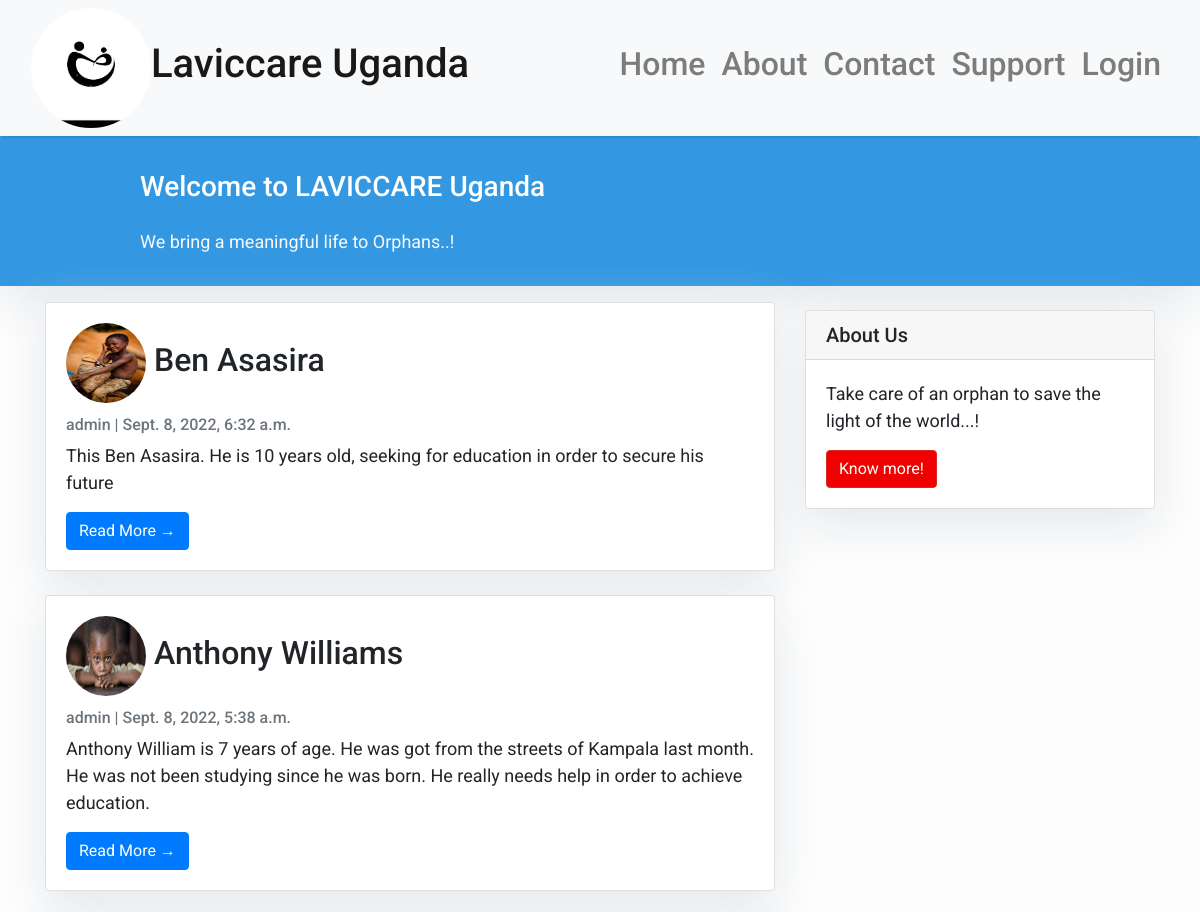
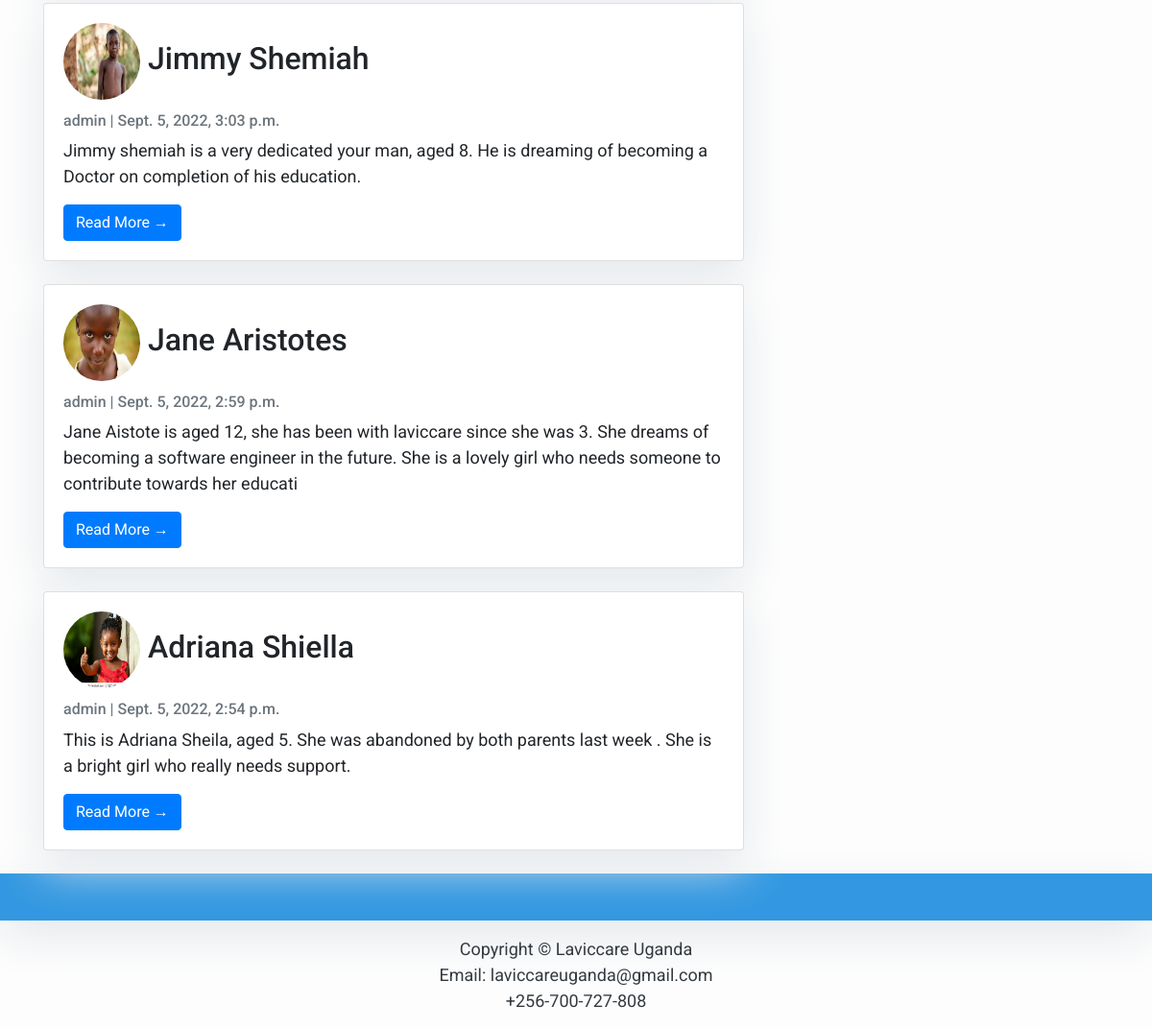
Before: / with the older database file (2 pictures, top to bottom).
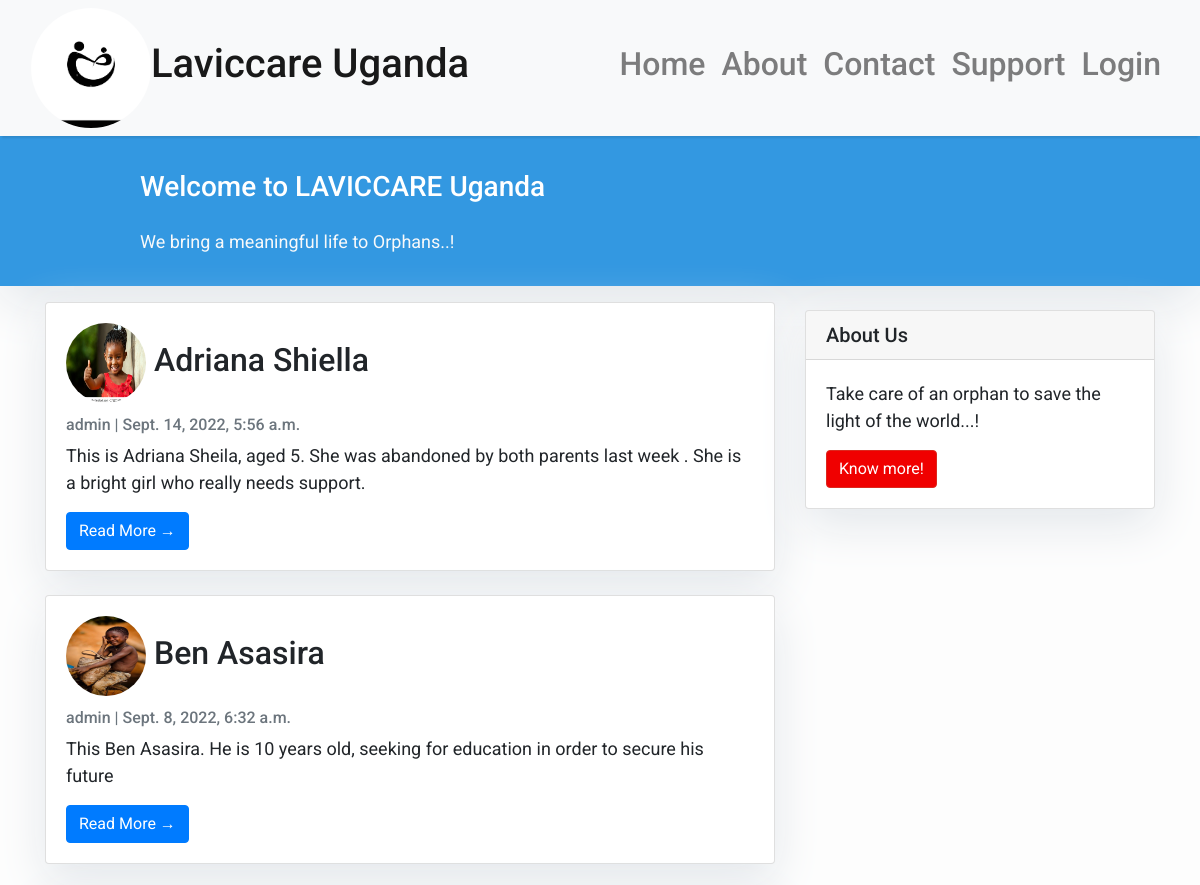
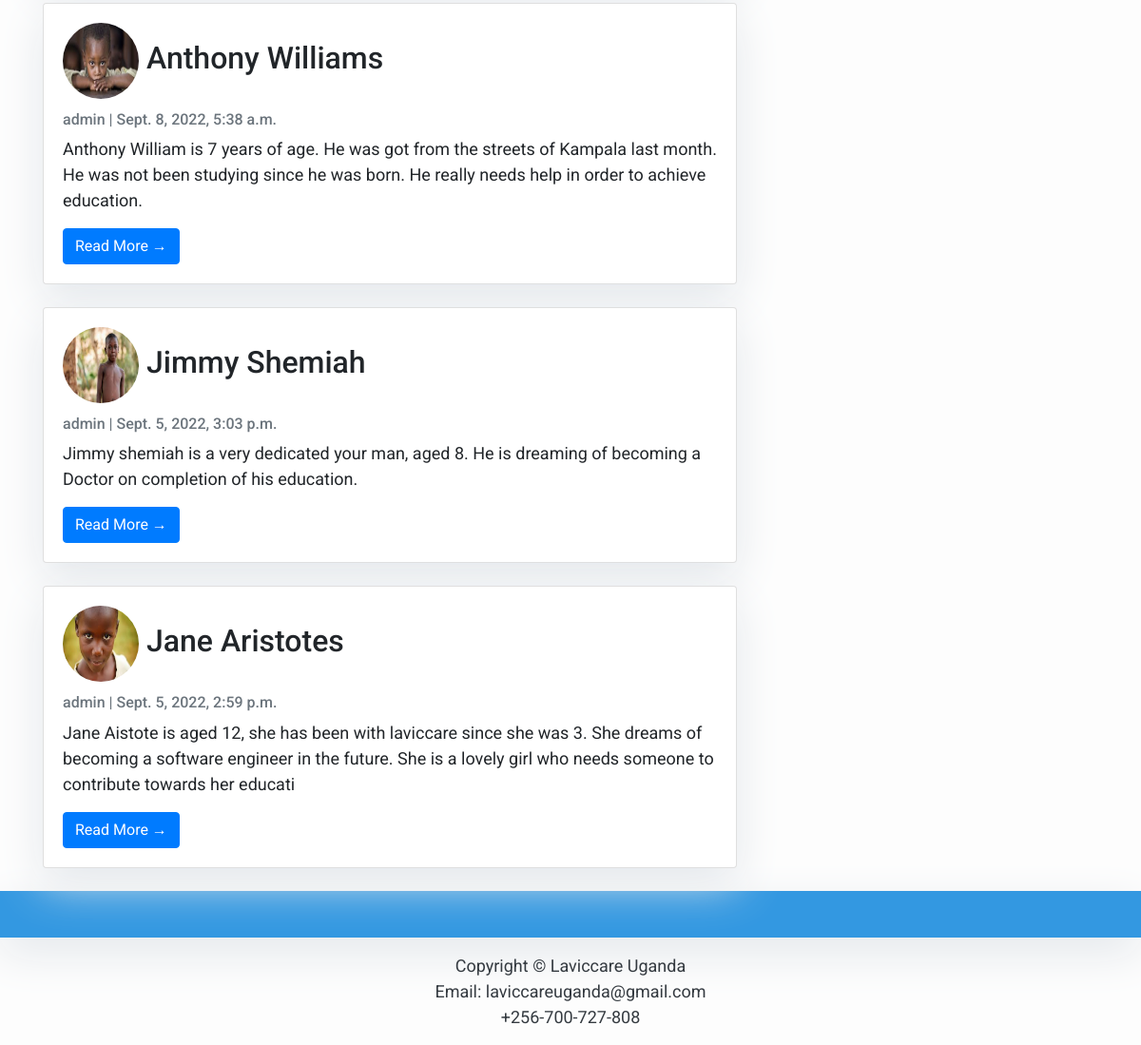
After: the same page with the newer database file (2 pictures, top to bottom).
### blogs/models.py (models this page shows, shortened)
class Post(models.Model):
    title = models.CharField(max_length=200, unique=True)
    slug = models.SlugField(max_length=200, unique=True)
    author = models.ForeignKey(User, on_delete= models.CASCADE, related_name='blog_posts')
    updated_on = models.DateTimeField(auto_now=True)
    content = models.TextField()
    created_on = models.DateTimeField(auto_now=True)
    status = models.IntegerField(choices=STATUS, default=0)
    image_title = models.TextField()
    cover = models.ImageField(upload_to='images/')
    class Meta:
        ordering = ['-created_on']

### blogs/views.py (the view)
# urls.py: path('',views.PostList.as_view(),name='home'),
class PostList(generic.ListView):
    queryset = Post.objects.filter(status=1).order_by('-created_on')
    template_name = 'index.html'

### templates/index.html (shortened to what this page needs)
{% extends "base.html" %}
{% block content %}
<header class="masthead">
    <div class="container">
        <div class="row">
            <div class=" col-md-8 col-md-10 mx-auto">
                <div class="site-heading">
                    <h3 class=" site-heading my-4 mt-3 text-white"> Welcome to LAVICCARE Uganda </h3>
                    <p class="text-light">We bring a meaningful life to Orphans..! &nbsp
                    </p>
                </div>
            </div>
        </div>
    </div>
</header>
<div class="container">
    <div class="row">
        <div class="col-md-8 mt-3 left">
            {% for post in post_list %}
            <div class="card mb-4">
                <div class="card-body">
                    <h2 class="card-title"><img class="rounded-circle" width="80" height="80" src="{{post.cover.url}}"> {{ post.title }}</h2>
                    <p class="card-text text-muted h6">{{ post.author }} | {{ post.created_on}} </p>
                    <p class="card-text">{{post.content|slice:":200" }}</p>
                    <a href="{% url 'post_detail' post.slug  %}" class="btn btn-primary">Read More &rarr;</a>
                </div>
            </div>
            {% endfor %}
        </div>
        {% block sidebar %} {% include 'sidebar.html' %} {% endblock sidebar %}
    </div>
</div>
{%endblock%}

### templates/base.html (shortened to what this page needs)
<!DOCTYPE html>
<html>
    <head>
        <link rel="stylesheet" href="https://maxcdn.bootstrapcdn.com/bootstrap/4.0.0/css/bootstrap.min.css"
 />
    </head>
    <body>
        <nav class="navbar navbar-expand-lg navbar-light bg-light shadow" id="mainNav">
            <div class="container-fluid">
                {% load static %}
                <img src="{% static 'logo.jpeg'  %}" class="rounded-circle" width="120" height="120">
                <a class="navbar-brand" href="{% url 'home' %}"><h1>Laviccare Uganda</h1></a>
                <div class="collapse navbar-collapse" id="navbarResponsive">
                    <ul class="navbar-nav ml-auto">
                        <li class="nav-item text-black">
                            <a class="nav-link text-black font-weight-bold" href="{% url 'home' %}"><h2>Home</h2></a>
                        </li>
                        <li class="nav-item text-black">
                            <a class="nav-link text-black font-weight-bold" href="{% url 'about' %}"><h2>About</h2></a>
                        </li>
                        <li class="nav-item text-black">
                            <a class="nav-link text-black font-weight-bold" href="{% url 'contact'%}"><h2>Contact</h2></a>
                        </li>
                        <li class="nav-item text-black">
                            <a class="nav-link text-black font-weight-bold" href="{% url 'donate'%}"><h2>Support</h2></a>
                        </li>
                        <li class="nav-item text-black">
                            <a class="nav-link text-black font-weight-bold" href="http://127.0.0.1:8000/admin"><h2>Login</h2></a>
                        </li>
                    </ul>
                </div>
            </div>
        </nav>
        {% block content %}{% endblock content %}
        <header class="masthead">
            <div class="container">
                <div class="row">
                    <div class=" col-md-8 col-md-10 mx-auto">
                    </div>
                </div>
            </div>
        </header>
        <footer class="py-3 bg-grey">
            <p class="m-0 text-dark text-center ">Copyright &copy; Laviccare Uganda</p>
            <p class="m-0 text-dark text-center ">Email: laviccareuganda@gmail.com</p>
            <p class="m-0 text-dark text-center ">+256-700-727-808</p>
        </footer>
    </body>
</html>

### templates/sidebar.html (shortened to what this page needs)
{% block sidebar %}
<div class="col-md-4 float-right ">
<div class="card my-4">
        <h5 class="card-header">About Us</h5>
    <div class="card-body">
        <p class="card-text"> Take care of an orphan to save the light of the world...!</p>
        <a href="{% url 'about' %}"
           class="btn btn-danger">Know more!</a>
    </div>
</div>
</div>
{% endblock sidebar %}

### templates/base.html (style rules this page uses)
body { font-family: "Roboto", sans-serif; font-size: 17px; background-color: #fdfdfd; }
.shadow { box-shadow: 0 4px 2px -2px rgba(0, 0, 0, 0.1); }
.btn-danger { color: #fff; background-color: #f00000; border-color: #dc281e; }
.masthead { background: #3398E1; height: auto; padding-bottom: 15px; box-shadow: 0 16px 48px #E3E7EB; padding-top: 10px; }

### templates/index.html (style rules this page uses)
body { font-family: "Roboto", sans-serif; font-size: 18px; background-color: #fdfdfd; }
.card { box-shadow: 0 16px 48px #E3E7EB; }

### templates/sidebar.html (style rules this page uses)
.card { box-shadow: 0 16px 48px #E3E7EB; }

Changed rows visible on the page:
changed Post "Adriana Shiella": created_on "Sept. 5, 2022, 2:54 p.m." → "Sept. 14, 2022, 5:56 a.m."; moves up the list
